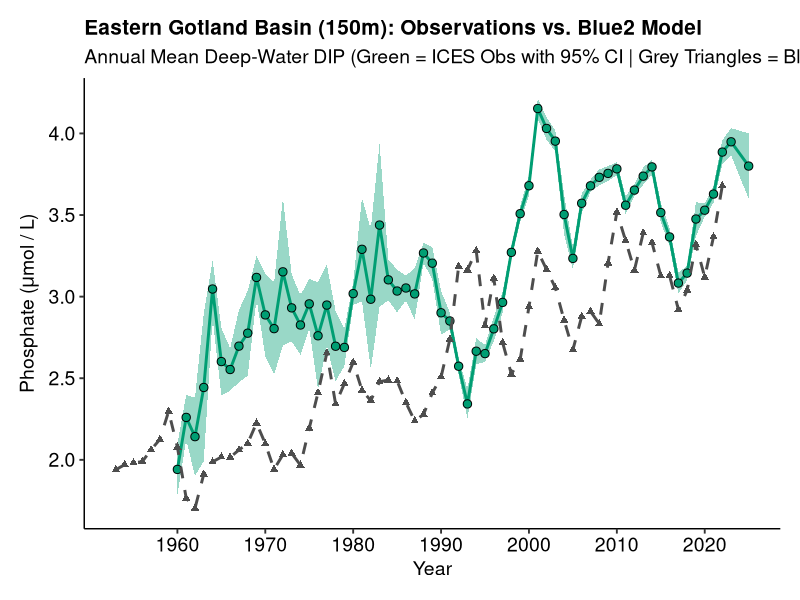
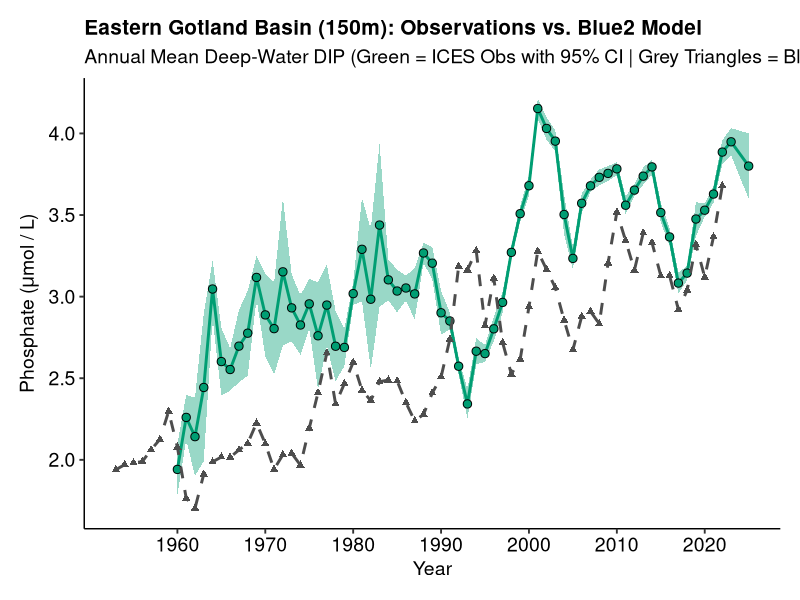

The R source for these figures, in order:
# ------------------------------------------------------------------------------
# Baltic Ecosystem Model Validation
# SUPPLEMENTARY FIGURE 5: Deep Water (150m) DIP - Observations vs. Model (EGB)
# Initial draft 2026.09.02
# ------------------------------------------------------------------------------

library(dplyr)
library(tidyr)
library(ggplot2)
library(ggpubr)

# =====================================================================
# 1. LOAD AND PREP MODEL DATA (150m)
# =====================================================================
# Read the CDO text file, filling empty columns and reading as text
model_raw <- read.table("EGB_183_586_model_mon_DIP.txt", header = TRUE, fill = TRUE, stringsAsFactors = FALSE)

# Filter out the trailing CDO log lines and convert to numeric
model_clean <- model_raw %>%
  filter(grepl("^[0-9]+$", year)) %>% 
  mutate(
    Year = as.numeric(year),
    Model_DIP = as.numeric(value)
  )

# Calculate Annual Mean
model_annual <- model_clean %>%
  group_by(Year) %>%
  summarise(Model_DIP = mean(Model_DIP, na.rm = TRUE))

# =====================================================================
# 2. LOAD AND PREP ICES OBSERVATIONAL DATA (150m)
# =====================================================================
# Read CSV, forcing R to keep exact column names (including brackets/spaces)
obs_raw <- read.csv("Phosphate_EGB_ICES_18.24_58.58_150m_1960_2022.csv", stringsAsFactors = FALSE, check.names = FALSE)

# Extract year from the timestamp string and isolate the Phosphate column
obs_clean <- obs_raw %>%
  mutate(
    Year = as.numeric(substr(`yyyy-mm-ddThh:mm:ss.sss`, 1, 4)),
    Obs_DIP = as.numeric(`Phosphate (PHOSZZXX_UPOX) [umol/l]`)
  )

# Function for Standard Error
se <- function(x) { 
  n <- sum(!is.na(x))
  if (n > 1) sd(x, na.rm = TRUE) / sqrt(n) else NA 
}

# Calculate Annual Mean and 95% CI
obs_annual <- obs_clean %>%
  group_by(Year) %>%
  summarise(
    Obs_DIP_mean = mean(Obs_DIP, na.rm = TRUE),
    Obs_DIP_se = se(Obs_DIP)
  ) %>%
  mutate(
    CI_lower = Obs_DIP_mean - 1.96 * Obs_DIP_se,
    CI_upper = Obs_DIP_mean + 1.96 * Obs_DIP_se
  )

# =====================================================================
# 3. STATISTICAL EVALUATION
# =====================================================================
df_eval <- merge(obs_annual, model_annual, by = "Year") %>%
  drop_na(Obs_DIP_mean, Model_DIP)

eval_metrics <- data.frame(
  Station = "EGB 26DA (150m)",
  Variable = "Phosphate (DIP)",
  Pearson_r = cor(df_eval$Obs_DIP_mean, df_eval$Model_DIP, method = "pearson"),
  RMSE = sqrt(mean((df_eval$Obs_DIP_mean - df_eval$Model_DIP)^2)),
  Mean_Bias = mean(df_eval$Model_DIP - df_eval$Obs_DIP_mean)
) %>% mutate(across(where(is.numeric), ~round(., 3)))

print("--- Deep Station (150m) Statistical Skill ---")
print(eval_metrics)

# =====================================================================
# 4. PLOTTING
# =====================================================================
# Match the SM5 Okabe-Ito Bluish-Green for Phosphate
color_dip <- "#009E73"

plot_150m <- ggplot() +
  
  # Observational Data (Ribbon + Points + Lines)
  geom_ribbon(data = obs_annual, aes(x = Year, ymin = CI_lower, ymax = CI_upper), 
              fill = color_dip, alpha = 0.4) +
  geom_line(data = obs_annual, aes(x = Year, y = Obs_DIP_mean), 
            color = color_dip, linewidth = 1) +
  geom_point(data = obs_annual, aes(x = Year, y = Obs_DIP_mean), 
             fill = color_dip, size = 2.5, shape = 21, color = "black", stroke = 0.5) +
  
  # Model Data (Thin dashed line + Triangles)
  geom_line(data = model_annual, aes(x = Year, y = Model_DIP), 
            color = "grey30", linewidth = 1.0, linetype = "dashed") +
  geom_point(data = model_annual, aes(x = Year, y = Model_DIP), 
             color = "grey30", shape = 17, size = 1.8) +
  
  scale_x_continuous(breaks = seq(1960, 2020, by = 10)) +
  
  theme_pubr(base_size = 14) +
  labs(
    title = "Eastern Gotland Basin (150m): Observations vs. Blue2 Model",
    subtitle = "Annual Mean Deep-Water DIP (Green = ICES Obs with 95% CI | Grey Triangles = Blue2 Model)",
    x = "Year",
    y = expression(paste("Phosphate (", mu, "mol / L)"))
  ) +
  theme(
    plot.title = element_text(face = "bold", size = 15),
    plot.margin = margin(t = 0.5, r = 0.5, b = 0.5, l = 0.5, unit = "cm")
  )

print(plot_150m)

ggsave("Figure_SM5_Baltic_Deep_150m_DIP.png", 
       plot_150m, width = 11, height = 6, dpi = 300, bg = "white")
